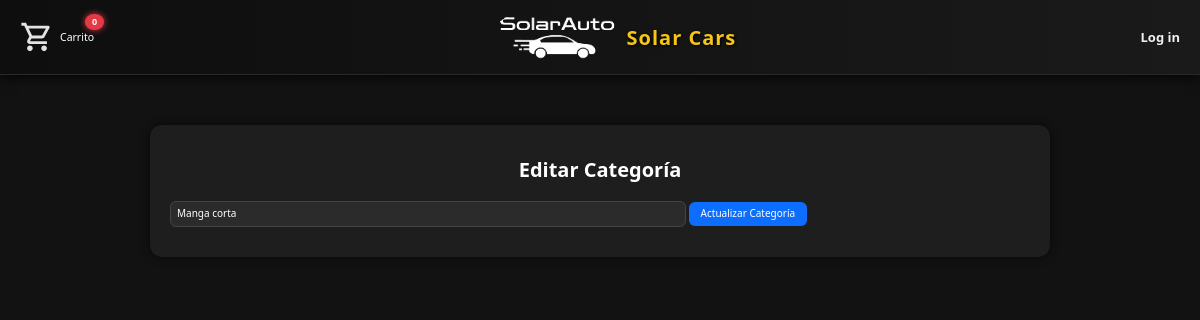
Page /admin/editar_categoria.php?id=1 on the earlier database version.
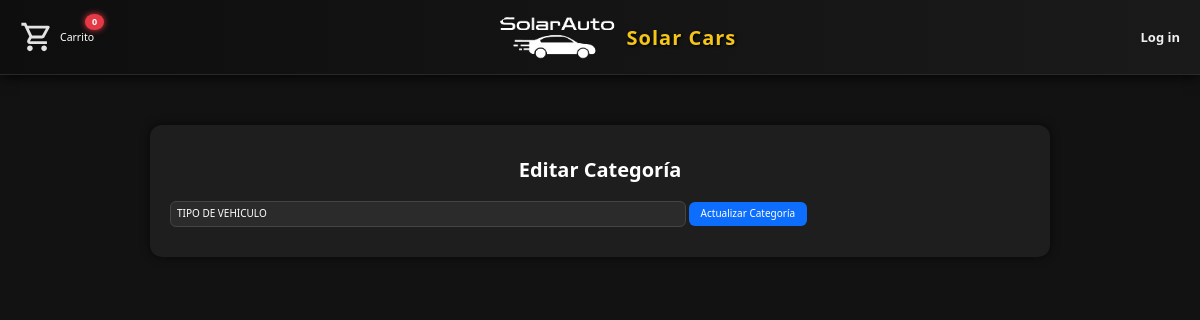
Same page on the later database version.
### tables this page shows
CREATE TABLE `categorias` (
  `id` int(255) NOT NULL,
  `nombre` varchar(100) NOT NULL
);

### admin/editar_categoria.php (the view, shortened to what this page needs)
<?php
include '../conexion.php';
if (isset($_GET['id'])) {
    $id = $_GET['id'];
    $stmt = $pdo->prepare("SELECT * FROM categorias WHERE id = :id");
    $stmt->execute(['id' => $id]);
    $categoria = $stmt->fetch(PDO::FETCH_ASSOC);
} else {
    header("Location: categorias.php");
    exit;
}
?>
<!DOCTYPE html>
<html lang="es">
<head>
    <link rel="stylesheet" href="../css/Normalize.css">
    <link rel="stylesheet" href="../css/styles.css">
</head>
<body>
<?php include '../php/include/header.php'; ?>
<main class="admin__categorias-contenedor">
    <h1 class="titulo">Editar Categoría</h1>
    <form method="POST">
        <input type="text" name="nombre" value="<?= htmlspecialchars($categoria['nombre']) ?>" required class="input-categoria">
        <button type="submit" class="btn-agregar">Actualizar Categoría</button>
    </form>
</main>
</body>
</html>

Differences in the rows shown:
changed categorias: nombre "Manga corta" → "TIPO DE VEHÍCULO"
